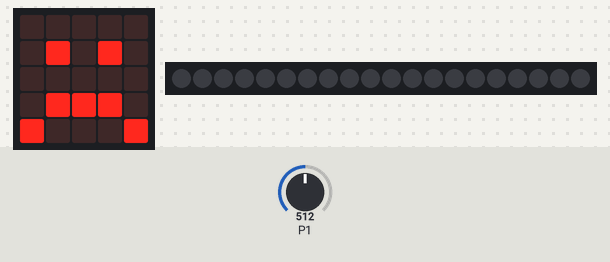
A program run on a simulated BBC micro:bit (MakeCode). Parts: the board's 5×5 LED display, 20 RGB LEDs in strip order, left to right. Inputs (shaded band) come from the test bench; at power-on: P1 = 512 (analog values on the 0–1023 scale). Dim RGB values are drawn brighter than linear.

Above: at 0.8 s.
At 1.9 s:
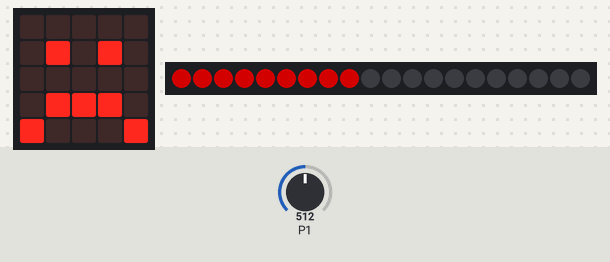
2.0 s: P1 set to 610
At 4.3 s:
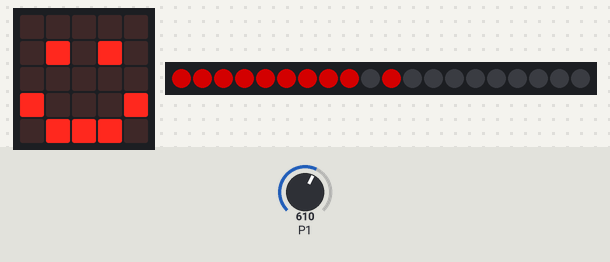
4.6 s: P1 set to 585
At 6.2 s:
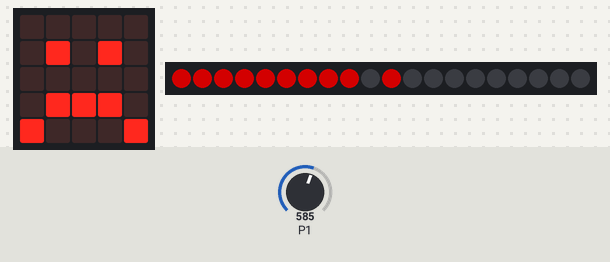
6.5 s: P1 set to 716
At 7.9 s:
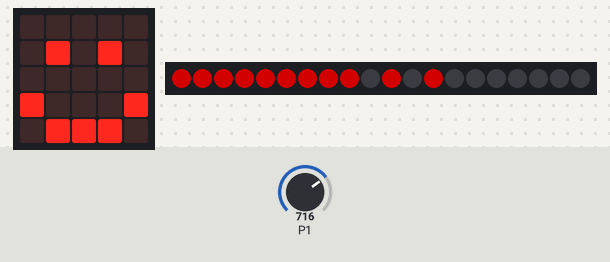
Timing chart, 0 to 9.5 s (numbered marks = the images above; inputs shaded):
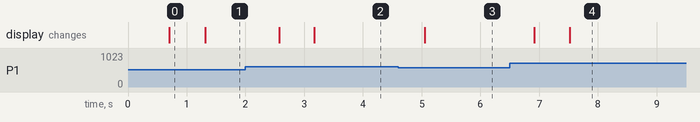

The program:

main.ts
```typescript
let indeks = 0
let LEDmap = 0
let fugt = 0
let strip = neopixel.create(DigitalPin.P2, 20, NeoPixelMode.RGB)
strip.clear()
strip.show()
basic.showIcon(IconNames.Yes)
basic.pause(100)
basic.clearScreen()
basic.forever(function () {
    let indeks2: number;
fugt = pins.analogReadPin(AnalogPin.P1)
    if (fugt > 600) {
        basic.showIcon(IconNames.Happy)
    } else {
        basic.showIcon(IconNames.Sad)
    }
    LEDmap = Math.map(fugt, 0, 1023, 0, 19)
    while (indeks <= LEDmap) {
        strip.setPixelColor(indeks, neopixel.colors(NeoPixelColors.Red))
        indeks2 = LEDmap
        while (indeks2 <= 21) {
            strip.setPixelColor(indeks2, neopixel.colors(NeoPixelColors.Black))
            indeks2 += 1
        }
        strip.show()
        indeks += 1
    }
})
```

test.ts
```typescript
// test ender her, dette bliver ikke kompileret, når denne pakke bruges som en udvidelse.
```

Measured:
- the behaviour switches between 601 and 600 on P1 (found by bisection; images 2 and 3)
- after the input at 2.0 s, the display: first changes after 0.57 s (image 2 shows a later state)
- after the input at 4.6 s, the display: changes after 0.45 s (image 3)
- after the input at 6.5 s, the display: first changes after 0.41 s (image 4 shows a later state)
- what the display in image 0 shows lasts 0.6 s, from 0.7 s to 1.3 s
